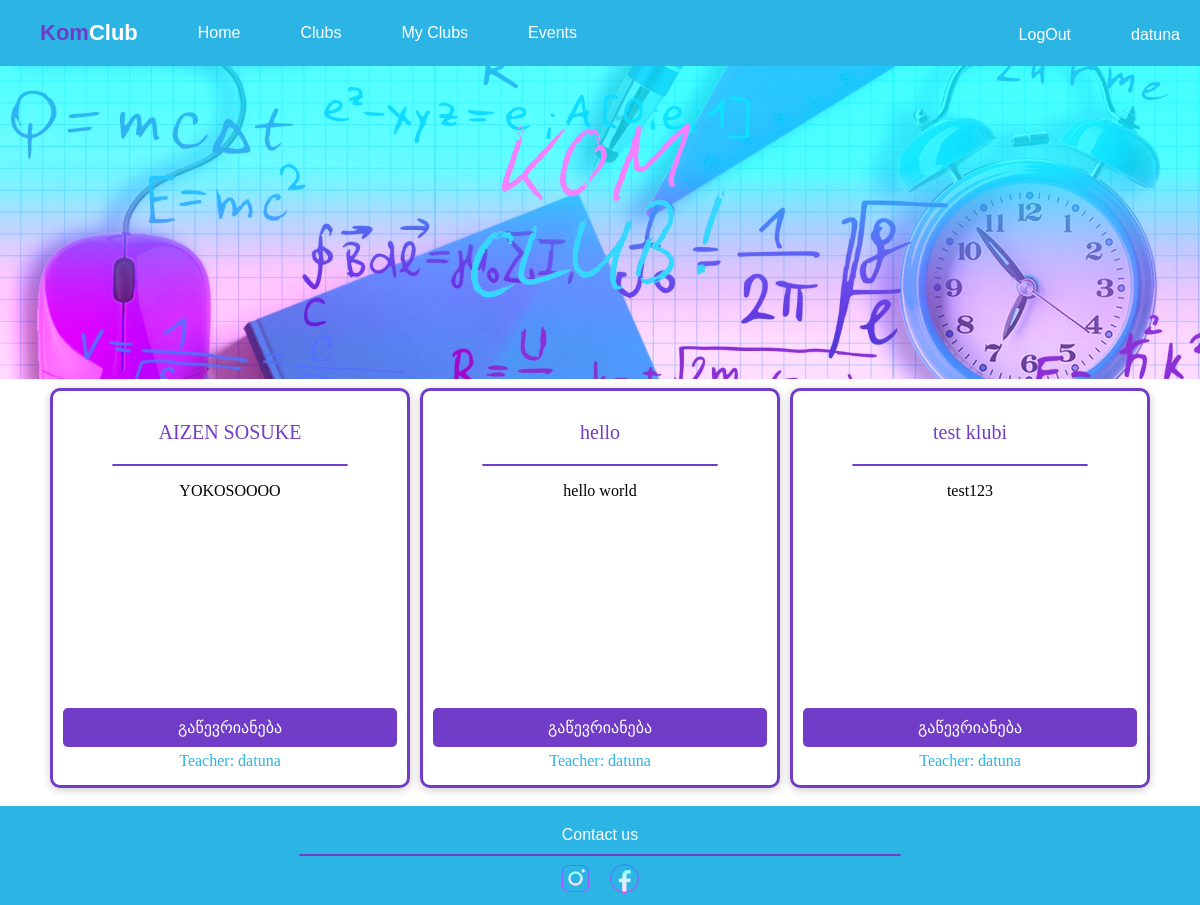
The app's page /clubs/ (signed in), older data.
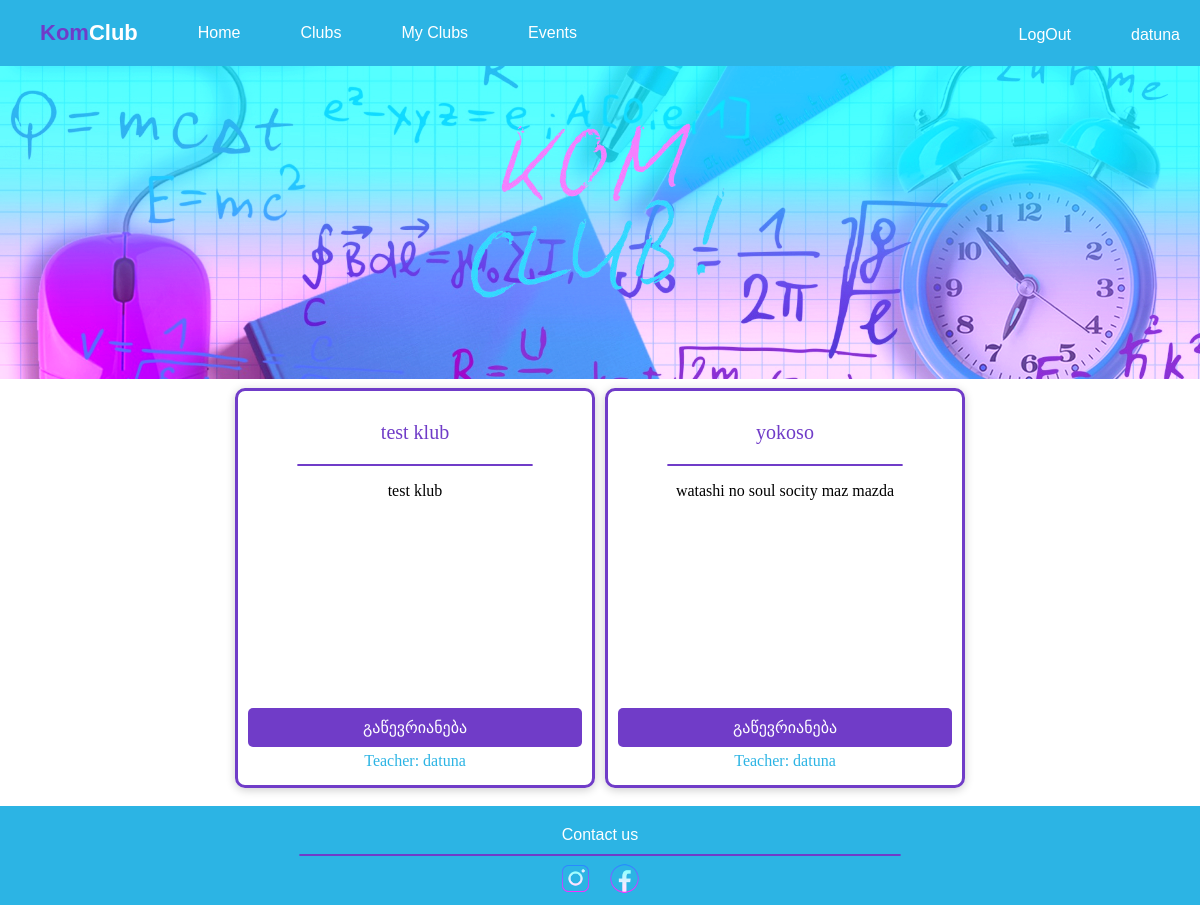
The same page, newer data.
### clubs/models.py (models this page shows, shortened)
class Clubs_info(models.Model):
    name = models.CharField(max_length=30, unique=True)
    description = models.TextField(blank=True, null=True)
    members = models.ManyToManyField('users.User_info', related_name='clubs', blank=True)
    owner = models.ForeignKey('users.User_info', related_name='owned_clubs', on_delete=models.CASCADE, default=1)
    slug = models.SlugField(unique=True, blank=True)

### users/models.py (models this page shows)
class User_info(models.Model):
    username = models.CharField(max_length=15, default='bot')
    gmail = models.EmailField(unique=True)
    password = models.CharField(max_length=20, default='bot123')
    pfp = models.ImageField(default='../../static/images/defaultpfp.jpg')
    premmision = models.BooleanField(default=False)
    def __str__(self):
        return self.username

### clubs/views.py (the view)
# urls.py: path('', include('clubs.urls')),
def clubs(request):
    user_id = request.session.get('user_id')
    if user_id:
        clubs = Clubs_info.objects.all()
    else:
        return redirect('/login')
    return render(request, 'clubs.html', {'clubs': clubs})

### clubs/templates/clubs.html (shortened to what this page needs)
{% extends 'base.html' %}
{% block body %}
<div class="content">
    {% for club in clubs %}
    <div class="container2">
        <p class="club-title">
            {{club.name}}
        </p>
        <div class="divider2"></div>
        <p class="club-description" id="club-description">
            {{club.description}}
        </p>
        <a class="joinbutton" href="{% url 'join_club' club_id=club.id %}">გაწევრიანება</a>
        <p class="club-author" id="club-author">
            Teacher: {{club.owner}}
        </p>
    </div>
    {% endfor %}
</div>
{% endblock %}

Row changes from the older to the newer data that the page shows:
removed Clubs_info: name "test klubi", description "test123", owner "datuna"
changed Clubs_info: name "AIZEN SOSUKE" → "test klub"; description "YOKOSOOOO" → "test klub"
changed Clubs_info: name "hello" → "yokoso"; description "hello world" → "watashi no soul socity maz mazda"
